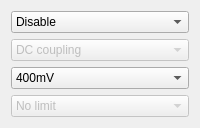
                <widget class="QWidget" name="A">
                 <attribute name="title">
                  <string>Ch A</string>
                 </attribute>
                 <layout class="QVBoxLayout" name="verticalLayout_8">
                  <item>
                   <widget class="QComboBox" name="Aenable">
                    <item>
                     <property name="text">
                      <string>Disable</string>
                     </property>
                    </item>
                    <item>
                     <property name="text">
                      <string>Enable</string>
                     </property>
                    </item>
                   </widget>
                  </item>
                  <item>
                   <widget class="QComboBox" name="ACoupling">
                    <property name="enabled">
                     <bool>false</bool>
                    </property>
                    <item>
                     <property name="text">
                      <string>DC coupling</string>
                     </property>
                    </item>
                    <item>
                     <property name="text">
                      <string>AC coupling</string>
                     </property>
                    </item>
                   </widget>
                  </item>
                  <item>
                   <widget class="QComboBox" name="AInputRange">
                    <item>
                     <property name="text">
                      <string>400mV</string>
                     </property>
                    </item>
                    <item>
                     <property name="text">
                      <string>2V</string>
                     </property>
                    </item>
                    <item>
                     <property name="text">
                      <string>1V</string>
                     </property>
                    </item>
                    <item>
                     <property name="text">
                      <string>200mV</string>
                     </property>
                    </item>
                   </widget>
                  </item>
                  <item>
                   <widget class="QComboBox" name="ABWlimit">
                    <property name="enabled">
                     <bool>false</bool>
                    </property>
                    <item>
                     <property name="text">
                      <string>No limit</string>
                     </property>
                    </item>
                    <item>
                     <property name="text">
                      <string>Low Pass</string>
                     </property>
                    </item>
                   </widget>
                  </item>
                 </layout>
                </widget>
